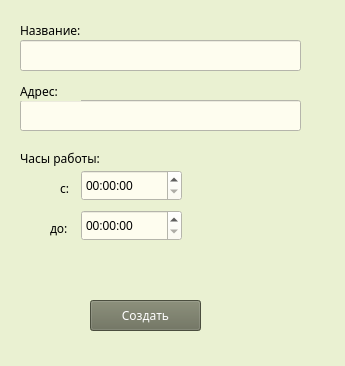
<?xml version="1.0" encoding="UTF-8"?>
<ui version="4.0">
 <class>Form</class>
 <widget class="QWidget" name="Form">
  <property name="geometry">
   <rect>
    <x>0</x>
    <y>0</y>
    <width>345</width>
    <height>366</height>
   </rect>
  </property>
  <property name="windowTitle">
   <string>Form</string>
  </property>
  <property name="styleSheet">
   <string notr="true">background-color: rgb(234, 241, 210);
selection-color: rgb(255, 255, 255);
selection-background-color: rgb(105, 109, 88);</string>
  </property>
  <widget class="QLabel" name="label">
   <property name="geometry">
    <rect>
     <x>20</x>
     <y>20</y>
     <width>91</width>
     <height>20</height>
    </rect>
   </property>
   <property name="font">
    <font>
     <family>Century Gothic</family>
     <pointsize>9</pointsize>
    </font>
   </property>
   <property name="text">
    <string>Название:</string>
   </property>
  </widget>
  <widget class="QLineEdit" name="nameEdit">
   <property name="geometry">
    <rect>
     <x>20</x>
     <y>40</y>
     <width>281</width>
     <height>31</height>
    </rect>
   </property>
   <property name="styleSheet">
    <string notr="true">font: 9pt &quot;Century Gothic&quot;;
background-color: rgb(254, 253, 239);</string>
   </property>
  </widget>
  <widget class="QTimeEdit" name="opentimeEdit">
   <property name="geometry">
    <rect>
     <x>81</x>
     <y>170</y>
     <width>101</width>
     <height>31</height>
    </rect>
   </property>
   <property name="styleSheet">
    <string notr="true">font: 9pt &quot;Century Gothic&quot;;
background-color: rgb(254, 253, 239);</string>
   </property>
  </widget>
  <widget class="QLabel" name="label_2">
   <property name="geometry">
    <rect>
     <x>20</x>
     <y>150</y>
     <width>111</width>
     <height>16</height>
    </rect>
   </property>
   <property name="font">
    <font>
     <family>Century Gothic</family>
     <pointsize>9</pointsize>
    </font>
   </property>
   <property name="text">
    <string>Часы работы:</string>
   </property>
  </widget>
  <widget class="QLabel" name="label_4">
   <property name="geometry">
    <rect>
     <x>60</x>
     <y>180</y>
     <width>16</width>
     <height>16</height>
    </rect>
   </property>
   <property name="font">
    <font>
     <family>Century Gothic</family>
     <pointsize>9</pointsize>
    </font>
   </property>
   <property name="text">
    <string>с:</string>
   </property>
  </widget>
  <widget class="QPushButton" name="createButton">
   <property name="geometry">
    <rect>
     <x>90</x>
     <y>300</y>
     <width>111</width>
     <height>31</height>
    </rect>
   </property>
   <property name="font">
    <font>
     <family>Century Gothic</family>
     <pointsize>9</pointsize>
    </font>
   </property>
   <property name="styleSheet">
    <string notr="true">background-color: rgb(105, 109, 88);
color: rgb(255, 255, 255);</string>
   </property>
   <property name="text">
    <string>Создать</string>
   </property>
  </widget>
  <widget class="QLineEdit" name="addressEdit">
   <property name="geometry">
    <rect>
     <x>20</x>
     <y>100</y>
     <width>281</width>
     <height>31</height>
    </rect>
   </property>
   <property name="styleSheet">
    <string notr="true">font: 9pt &quot;Century Gothic&quot;;
background-color: rgb(254, 253, 239);</string>
   </property>
  </widget>
  <widget class="QLabel" name="label_3">
   <property name="geometry">
    <rect>
     <x>20</x>
     <y>81</y>
     <width>61</width>
     <height>20</height>
    </rect>
   </property>
   <property name="font">
    <font>
     <family>Century Gothic</family>
     <pointsize>9</pointsize>
    </font>
   </property>
   <property name="text">
    <string>Адрес:</string>
   </property>
  </widget>
  <widget class="QLabel" name="label_5">
   <property name="geometry">
    <rect>
     <x>50</x>
     <y>220</y>
     <width>31</width>
     <height>16</height>
    </rect>
   </property>
   <property name="font">
    <font>
     <family>Century Gothic</family>
     <pointsize>9</pointsize>
    </font>
   </property>
   <property name="text">
    <string>до:</string>
   </property>
  </widget>
  <widget class="QTimeEdit" name="closetimeEdit">
   <property name="geometry">
    <rect>
     <x>81</x>
     <y>210</y>
     <width>101</width>
     <height>31</height>
    </rect>
   </property>
   <property name="styleSheet">
    <string notr="true">font: 9pt &quot;Century Gothic&quot;;
background-color: rgb(254, 253, 239);</string>
   </property>
  </widget>
  <widget class="QLabel" name="error_label">
   <property name="geometry">
    <rect>
     <x>40</x>
     <y>260</y>
     <width>221</width>
     <height>20</height>
    </rect>
   </property>
   <property name="styleSheet">
    <string notr="true">font: 9pt &quot;Century Gothic&quot;;</string>
   </property>
   <property name="text">
    <string/>
   </property>
  </widget>
 </widget>
 <resources/>
 <connections/>
</ui>
